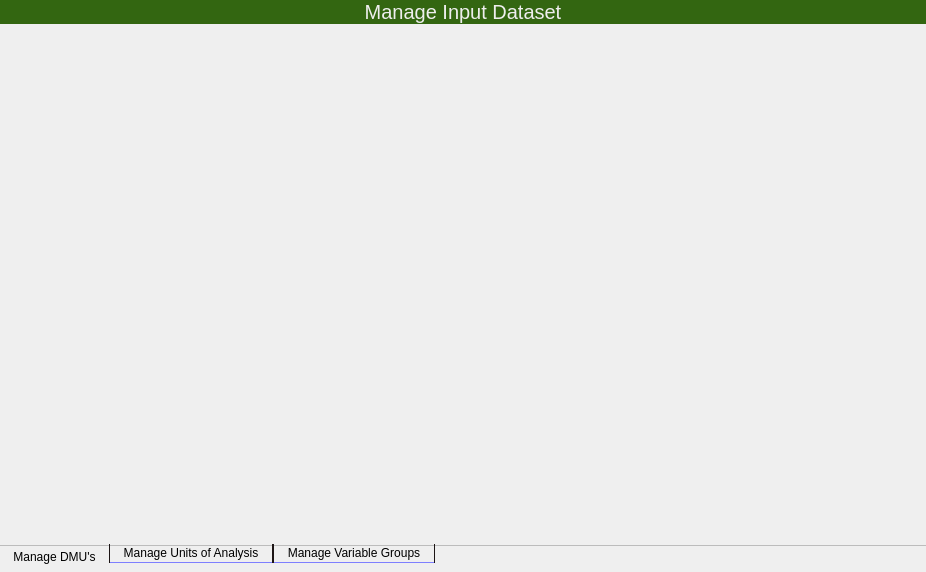
<?xml version="1.0" encoding="UTF-8"?>
<ui version="4.0">
 <class>NewGeneManageInput</class>
 <widget class="QWidget" name="NewGeneManageInput">
  <property name="geometry">
   <rect>
    <x>0</x>
    <y>0</y>
    <width>926</width>
    <height>572</height>
   </rect>
  </property>
  <property name="windowTitle">
   <string>Form</string>
  </property>
  <property name="styleSheet">
   <string notr="true"/>
  </property>
  <layout class="QVBoxLayout" name="verticalLayout">
   <property name="spacing">
    <number>0</number>
   </property>
   <property name="leftMargin">
    <number>0</number>
   </property>
   <property name="topMargin">
    <number>0</number>
   </property>
   <property name="rightMargin">
    <number>0</number>
   </property>
   <property name="bottomMargin">
    <number>0</number>
   </property>
   <item>
    <widget class="QLabel" name="LabelManageInput">
     <property name="styleSheet">
      <string notr="true">QLabel
{
	background-color : #336611;
	color: #eeeeee;
	font-size: 20px;
}</string>
     </property>
     <property name="text">
      <string>Manage Input Dataset</string>
     </property>
     <property name="alignment">
      <set>Qt::AlignCenter</set>
     </property>
    </widget>
   </item>
   <item>
    <widget class="NewGeneTabWidgetManageInput" name="tabWidgetInput">
     <property name="styleSheet">
      <string notr="true">
QWidget {
border-bottom: 9px solid qlineargradient(x1: 0, y1: 0, x2: 0, y2: 1,
                                 stop: 0 #9394ea,
                                 stop: 0.1 #4d4eff,
                                 stop: 0.15 #5354dd,
                                 stop: 1.0 #ff9372
                                 );
}

QTabBar::tab:selected {
border-left: 0px solid #1c1515;
padding-left: 10px;
border-right: 0px solid #1c1515;
padding-right: 10px;
border-bottom: 0px;
border-top: 0px;
margin-bottom: 2px;
border-bottom-left-radius: 0px;
border-bottom-right-radius: 0px;
padding-top: 1px;
padding-bottom: 2px;
background: qlineargradient(x1: 0, y1: 0, x2: 0, y2: 1,
                                 stop: 0 #f9dac7,
                                 /*stop: 0.3 #ffbaa5,*/
                                 stop: 1.0 #ff9372
                                 /*stop: 1 #ff450c*/
                                 );
 }

QTabBar::tab:!selected {
border-left: 1px solid #1c1515;
padding-left: 10px;
border-right: 1px solid #1c1515;
padding-right: 10px;
border-bottom: 1px solid #7e7fff;
border-top: 0px solid #a0a0a0;
margin-bottom: 9px;
border-bottom-left-radius: 0px;
border-bottom-right-radius: 0px;
padding-top: 2px;
padding-bottom: 2px;
background: qlineargradient(x1: 0, y1: 0, x2: 0, y2: 1,
                                 stop: 0 #cbcbff,
                                 stop: 0.3 #cbcbff,
                                 stop: 0.6 #b1b1ff,
                                 stop: 1.0 #9394ea);
}</string>
     </property>
     <property name="tabPosition">
      <enum>QTabWidget::South</enum>
     </property>
     <property name="currentIndex">
      <number>0</number>
     </property>
     <property name="documentMode">
      <bool>true</bool>
     </property>
     <widget class="QWidget" name="tabManageDMUs">
      <property name="styleSheet">
       <string notr="true">QWidget {
/* border-bottom: 3px solid #f9dac7; */
border-bottom: 5px solid qlineargradient(x1: 0, y1: 0, x2: 0, y2: 1,
                                 stop: 0 #ededed,
                                 stop: 1.0 #f9dac7
                                 );
}</string>
      </property>
      <attribute name="title">
       <string> Manage DMU's </string>
      </attribute>
      <layout class="QGridLayout" name="gridLayout_2">
       <property name="leftMargin">
        <number>0</number>
       </property>
       <property name="topMargin">
        <number>0</number>
       </property>
       <property name="rightMargin">
        <number>0</number>
       </property>
       <property name="bottomMargin">
        <number>3</number>
       </property>
       <property name="spacing">
        <number>0</number>
       </property>
       <item row="0" column="0">
        <widget class="NewGeneManageDMUs" name="widgetManageDMUsPane" native="true">
         <property name="styleSheet">
          <string notr="true">QWidget {
border-bottom: 0px;;
}</string>
         </property>
        </widget>
       </item>
      </layout>
     </widget>
     <widget class="QWidget" name="tabManageUOAs">
      <property name="styleSheet">
       <string notr="true">QWidget {
/* border-bottom: 3px solid #f9dac7; */
border-bottom: 5px solid qlineargradient(x1: 0, y1: 0, x2: 0, y2: 1,
                                 stop: 0 #ededed,
                                 stop: 1.0 #f9dac7
                                 );
}</string>
      </property>
      <attribute name="title">
       <string> Manage Units of Analysis </string>
      </attribute>
      <layout class="QGridLayout" name="gridLayout_2">
       <property name="leftMargin">
        <number>0</number>
       </property>
       <property name="topMargin">
        <number>0</number>
       </property>
       <property name="rightMargin">
        <number>0</number>
       </property>
       <property name="bottomMargin">
        <number>3</number>
       </property>
       <property name="spacing">
        <number>0</number>
       </property>
       <item row="0" column="0">
        <widget class="NewGeneManageUOAs" name="widgetManageUOAsPane" native="true">
         <property name="styleSheet">
          <string notr="true">QWidget {
border-bottom: 0px;;
}</string>
         </property>
        </widget>
       </item>
      </layout>
     </widget>
     <widget class="QWidget" name="tabManageVGs">
      <property name="styleSheet">
       <string notr="true">QWidget {
/* border-bottom: 3px solid #f9dac7; */
border-bottom: 5px solid qlineargradient(x1: 0, y1: 0, x2: 0, y2: 1,
                                 stop: 0 #ededed,
                                 stop: 1.0 #f9dac7
                                 );
}</string>
      </property>
      <attribute name="title">
       <string> Manage Variable Groups </string>
      </attribute>
      <layout class="QGridLayout" name="gridLayout_2">
       <property name="leftMargin">
        <number>0</number>
       </property>
       <property name="topMargin">
        <number>0</number>
       </property>
       <property name="rightMargin">
        <number>0</number>
       </property>
       <property name="bottomMargin">
        <number>3</number>
       </property>
       <property name="spacing">
        <number>0</number>
       </property>
       <item row="0" column="0">
        <widget class="NewGeneManageVGs" name="widgetManageVGsPane" native="true">
         <property name="styleSheet">
          <string notr="true">QWidget {
border-bottom: 0px;;
}</string>
         </property>
        </widget>
       </item>
      </layout>
     </widget>
    </widget>
   </item>
  </layout>
 </widget>
 <customwidgets>
  <customwidget>
   <class>NewGeneTabWidgetManageInput</class>
   <extends>QTabWidget</extends>
   <header location="global">newgenetabwidgetmanageinput.h</header>
   <container>1</container>
  </customwidget>
  <customwidget>
   <class>NewGeneManageDMUs</class>
   <extends>QWidget</extends>
   <header location="global">newgenemanagedmus.h</header>
   <container>1</container>
  </customwidget>
  <customwidget>
   <class>NewGeneManageUOAs</class>
   <extends>QWidget</extends>
   <header location="global">newgenemanageuoas.h</header>
   <container>1</container>
  </customwidget>
  <customwidget>
   <class>NewGeneManageVGs</class>
   <extends>QWidget</extends>
   <header location="global">newgenemanagevgs.h</header>
   <container>1</container>
  </customwidget>
 </customwidgets>
 <resources/>
 <connections/>
</ui>
